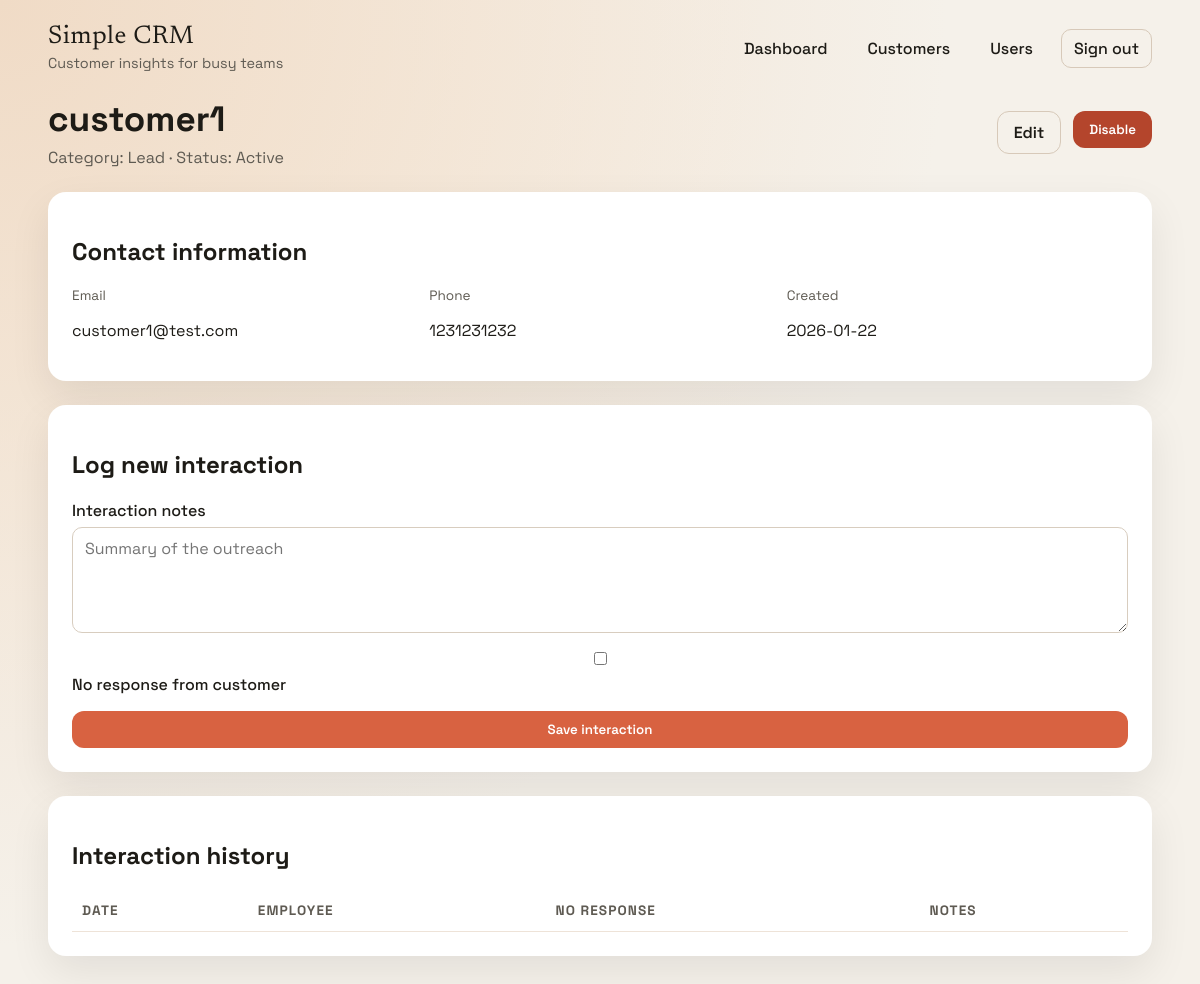
Screenshot of /customers/4 (signed in) with the database file from the repository.
### app/models.py (models this page shows)
class Customer(db.Model):
    id = db.Column(db.Integer, primary_key=True)
    name = db.Column(db.String(150), nullable=False)
    email = db.Column(db.String(150))
    phone = db.Column(db.String(50))
    category = db.Column(db.String(20), nullable=False)
    active = db.Column(db.Boolean, default=True)
    created_at = db.Column(db.DateTime, default=datetime.utcnow)
    created_by_id = db.Column(db.Integer, db.ForeignKey("user.id"))
    created_by = db.relationship("User", back_populates="customers")
    interactions = db.relationship(
        "Interaction", back_populates="customer", cascade="all, delete-orphan"
    )

### app/routes.py (the view)
@web_bp.route("/customers/<int:customer_id>")
@login_required
def customer_detail(customer_id):
    customer = Customer.query.get_or_404(customer_id)
    _ensure_customer_access(customer)
    interactions = (
        Interaction.query.filter_by(customer_id=customer.id)
        .order_by(Interaction.contact_date.desc())
        .all()
    )
    return render_template(
        "customer_detail.html",
        customer=customer,
        interactions=interactions,
    )

### app/__init__.py (called while the page is built)
@login_manager.user_loader
def load_user(user_id):
    from .models import User
    return User.query.get(int(user_id))

### app/utils.py (called while the page is built)
def _ensure_customer_access(customer):
    if current_user.role == ROLE_EMPLOYEE and customer.created_by_id != current_user.id:
        abort(403)

### app/templates/customer_detail.html (shortened to what this page needs)
{% extends 'base.html' %}
{% block content %}
<section class="page-header">
  <div>
    <h1>{{ customer.name }}</h1>
    <p class="muted">Category: {{ customer.category }} · Status: {% if customer.active %}Active{% else %}Disabled{% endif %}</p>
  </div>
  <div class="actions">
    <a class="ghost" href="{{ url_for('web.customer_edit', customer_id=customer.id) }}">Edit</a>
    {% if customer.active %}
      <form method="post" action="{{ url_for('api.customer_disable', customer_id=customer.id) }}">
        <button class="danger" type="submit">Disable</button>
      </form>
    {% endif %}
  </div>
</section>
<section class="panel">
  <h2>Contact information</h2>
  <div class="info-grid">
    <div>
      <span class="label">Email</span>
      <p>{{ customer.email or '-' }}</p>
    </div>
    <div>
      <span class="label">Phone</span>
      <p>{{ customer.phone or '-' }}</p>
    </div>
    <div>
      <span class="label">Created</span>
      <p>{{ customer.created_at.strftime('%Y-%m-%d') }}</p>
    </div>
  </div>
</section>
<section class="panel">
  <h2>Log new interaction</h2>
  <form class="form-grid" method="post" action="{{ url_for('api.interaction_new', customer_id=customer.id) }}">
    <label>
      <span>Interaction notes</span>
      <textarea name="notes" rows="4" placeholder="Summary of the outreach"></textarea>
    </label>
    <label class="checkbox">
      <input type="checkbox" name="no_response">
      <span>No response from customer</span>
    </label>
    <button class="primary" type="submit">Save interaction</button>
  </form>
</section>
<section class="panel">
  <h2>Interaction history</h2>
  <div class="table-wrap">
    <table class="table">
      <thead>
        <tr>
          <th scope="col">Date</th>
          <th scope="col">Employee</th>
          <th scope="col">No response</th>
          <th scope="col">Notes</th>
        </tr>
      </thead>
    </table>
  </div>
</section>
{% endblock %}

### app/static/app.css (style rules this page uses)
:root { --bg: #f5f1ea; --surface: #ffffff; --ink: #1d1b16; --muted: #5e5a52; --accent: #d86241; --accent-dark: #b0472a; --accent-soft: #f7d4c4; --shadow: 0 16px 40px rgba(0, 0, 0, 0.08); --radius: 18px; }
* { box-sizing: border-box; }
body { margin: 0; font-family: "Space Grotesk", "Trebuchet MS", sans-serif; color: var(--ink); background: radial-gradient(circle at top left, #f0dbc6, transparent 60%), radial-gradient(circle at 20% 20%, #f8f1e6, transparent 45%), var(--bg); min-height: 100vh; }
.page-header { display: flex; align-items: center; justify-content: space-between; flex-wrap: wrap; gap: 16px; margin-bottom: 24px; }
.page-header h1 { margin: 0 0 6px; font-size: clamp(1.6rem, 3vw, 2.2rem); }
.muted { color: var(--muted); margin: 0; }
.form-grid { display: grid; gap: 16px; margin-top: 16px; }
.form-grid label, .filter-bar label { display: grid; gap: 6px; font-weight: 500; }
input, select, textarea { padding: 10px 12px; border-radius: 10px; border: 1px solid #d8cdbf; font-family: inherit; font-size: 1rem; }
textarea { resize: vertical; }
.checkbox { display: flex; align-items: center; gap: 10px; font-weight: 500; }
button, .primary, .ghost, .danger { font-family: inherit; border: none; cursor: pointer; padding: 10px 16px; border-radius: 12px; text-decoration: none; font-weight: 600; }
.primary { background: var(--accent); color: #fff; }
.ghost { background: transparent; color: var(--ink); border: 1px solid #d7c9b9; }
.danger { background: #b4452c; color: #fff; }
.panel { background: var(--surface); padding: 24px; border-radius: var(--radius); margin-bottom: 24px; box-shadow: var(--shadow); }
.table-wrap { overflow-x: auto; }
.table { width: 100%; border-collapse: collapse; }
.table th, .table td { text-align: left; padding: 12px 10px; border-bottom: 1px solid #eee3d8; }
.table th { font-size: 0.85rem; text-transform: uppercase; letter-spacing: 0.08em; color: var(--muted); }
.actions { display: flex; gap: 12px; flex-wrap: wrap; }
.info-grid { display: grid; gap: 16px; grid-template-columns: repeat(auto-fit, minmax(180px, 1fr)); }
.label { display: block; font-size: 0.85rem; color: var(--muted); }

### rows the page displays
Customer: name "customer1", category "Lead", email "customer1@test.com", phone "1231231232", created_at "2026-01-22"
